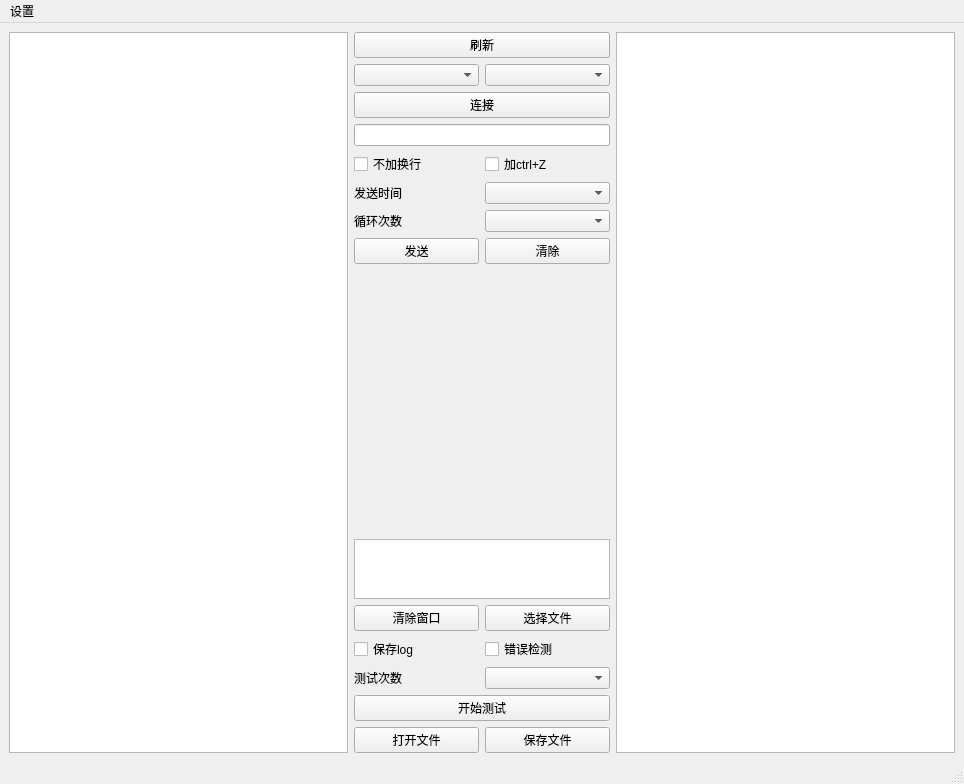
<?xml version="1.0" encoding="UTF-8"?>
<ui version="4.0">
 <class>MainWindow</class>
 <widget class="QMainWindow" name="MainWindow">
  <property name="geometry">
   <rect>
    <x>0</x>
    <y>0</y>
    <width>964</width>
    <height>784</height>
   </rect>
  </property>
  <property name="windowTitle">
   <string>MainWindow</string>
  </property>
  <widget class="QWidget" name="centralwidget">
   <property name="autoFillBackground">
    <bool>false</bool>
   </property>
   <layout class="QGridLayout" name="gridLayout_2">
    <item row="0" column="0">
     <layout class="QHBoxLayout" name="horizontalLayout">
      <item>
       <widget class="QTextBrowser" name="display_textBrowser"/>
      </item>
      <item>
       <layout class="QGridLayout" name="gridLayout">
        <item row="14" column="0">
         <widget class="QLabel" name="label">
          <property name="text">
           <string>测试次数</string>
          </property>
         </widget>
        </item>
        <item row="13" column="1">
         <widget class="QCheckBox" name="isCheckErr_checkBox">
          <property name="text">
           <string>错误检测</string>
          </property>
         </widget>
        </item>
        <item row="2" column="0">
         <widget class="QComboBox" name="com_comboBox"/>
        </item>
        <item row="13" column="0">
         <widget class="QCheckBox" name="isSavefile_checkBox">
          <property name="text">
           <string>保存log</string>
          </property>
         </widget>
        </item>
        <item row="11" column="0" colspan="2">
         <widget class="QTextEdit" name="file_textEdit">
          <property name="maximumSize">
           <size>
            <width>16777215</width>
            <height>60</height>
           </size>
          </property>
         </widget>
        </item>
        <item row="1" column="0" colspan="2">
         <widget class="QPushButton" name="refreah_pushButton">
          <property name="text">
           <string>刷新</string>
          </property>
         </widget>
        </item>
        <item row="5" column="1">
         <widget class="QCheckBox" name="isEnd_checkBox_2">
          <property name="text">
           <string>加ctrl+Z</string>
          </property>
         </widget>
        </item>
        <item row="9" column="0">
         <widget class="QPushButton" name="send_pushButton">
          <property name="text">
           <string>发送</string>
          </property>
         </widget>
        </item>
        <item row="12" column="0">
         <widget class="QPushButton" name="clearDisplay_pushButton">
          <property name="text">
           <string>清除窗口</string>
          </property>
         </widget>
        </item>
        <item row="16" column="0">
         <widget class="QPushButton" name="openFile_pushButton">
          <property name="text">
           <string>打开文件</string>
          </property>
         </widget>
        </item>
        <item row="3" column="0" colspan="2">
         <widget class="QPushButton" name="link_pushButton">
          <property name="text">
           <string>连接</string>
          </property>
         </widget>
        </item>
        <item row="12" column="1">
         <widget class="QPushButton" name="selectFile_pushButton">
          <property name="text">
           <string>选择文件</string>
          </property>
         </widget>
        </item>
        <item row="10" column="0">
         <spacer name="verticalSpacer">
          <property name="orientation">
           <enum>Qt::Vertical</enum>
          </property>
          <property name="sizeHint" stdset="0">
           <size>
            <width>20</width>
            <height>40</height>
           </size>
          </property>
         </spacer>
        </item>
        <item row="15" column="0" colspan="2">
         <widget class="QPushButton" name="startTest_pushButton">
          <property name="text">
           <string>开始测试</string>
          </property>
         </widget>
        </item>
        <item row="16" column="1">
         <widget class="QPushButton" name="saveFile_pushButton">
          <property name="text">
           <string>保存文件</string>
          </property>
         </widget>
        </item>
        <item row="5" column="0">
         <widget class="QCheckBox" name="isEnd_checkBox">
          <property name="text">
           <string>不加换行</string>
          </property>
         </widget>
        </item>
        <item row="2" column="1">
         <widget class="QComboBox" name="bsp_comboBox"/>
        </item>
        <item row="4" column="0" colspan="2">
         <widget class="QLineEdit" name="cmd_lineEdit"/>
        </item>
        <item row="14" column="1">
         <widget class="QComboBox" name="testTimes_comboBox"/>
        </item>
        <item row="9" column="1">
         <widget class="QPushButton" name="clearsend_pushButton">
          <property name="text">
           <string>清除</string>
          </property>
         </widget>
        </item>
        <item row="8" column="0">
         <widget class="QLabel" name="label_3">
          <property name="text">
           <string>循环次数</string>
          </property>
         </widget>
        </item>
        <item row="7" column="0">
         <widget class="QLabel" name="label_4">
          <property name="text">
           <string>发送时间</string>
          </property>
         </widget>
        </item>
        <item row="7" column="1">
         <widget class="QComboBox" name="testTimes_comboBox_2"/>
        </item>
        <item row="8" column="1">
         <widget class="QComboBox" name="testTimes_comboBox_3"/>
        </item>
       </layout>
      </item>
      <item>
       <widget class="QTextEdit" name="fileDisplay_textEdit"/>
      </item>
     </layout>
    </item>
   </layout>
  </widget>
  <widget class="QStatusBar" name="statusbar"/>
  <widget class="QMenuBar" name="menuBar">
   <property name="geometry">
    <rect>
     <x>0</x>
     <y>0</y>
     <width>964</width>
     <height>29</height>
    </rect>
   </property>
   <widget class="QMenu" name="menu">
    <property name="title">
     <string>设置</string>
    </property>
    <addaction name="actionabout"/>
    <addaction name="actionport"/>
   </widget>
   <addaction name="menu"/>
  </widget>
  <action name="actionabout">
   <property name="text">
    <string>端口</string>
   </property>
   <property name="toolTip">
    <string>端口</string>
   </property>
  </action>
  <action name="actionport">
   <property name="text">
    <string>关于</string>
   </property>
   <property name="toolTip">
    <string>关于</string>
   </property>
  </action>
 </widget>
 <resources/>
 <connections/>
</ui>
